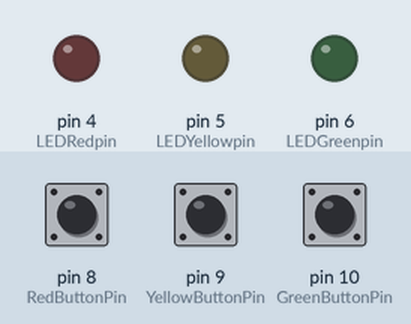
Recording of a sketch running on a simulated Arduino Uno, built with avr-gcc and run on an emulated ATmega328P. Parts: output pins drawn as LEDs (lit = HIGH). Inputs (shaded band) come from the test bench; at power-on: pin 8 (RedButtonPin) HIGH, pin 9 (YellowButtonPin) HIGH, pin 10 (GreenButtonPin) HIGH.

Above: at 1.2 s.
1.3 s: pin 8 (RedButtonPin) pulled LOW for 0.15 s
At 1.37 s:
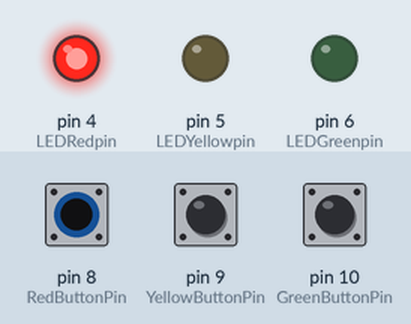
2.9 s: pin 9 (YellowButtonPin) pulled LOW for 0.15 s
At 2.97 s:
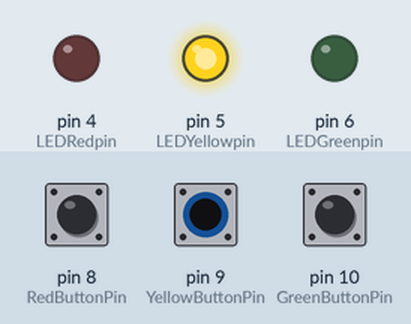
4.5 s: pin 10 (GreenButtonPin) pulled LOW for 0.15 s
At 4.57 s:
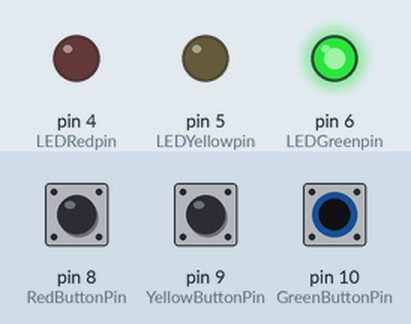
6.1 s: pin 10 (GreenButtonPin) pulled LOW for 3.2 s
At 10.1 s:
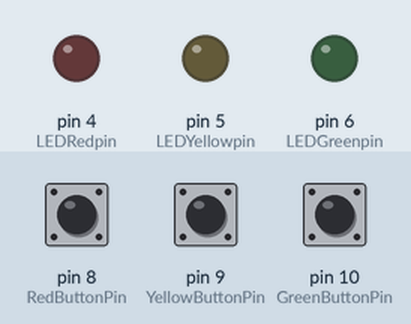
10.8 s: pin 8 (RedButtonPin) pulled LOW for 3.2 s
At 11.2 s:
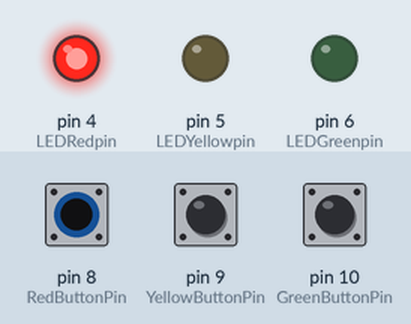
15.5 s: pin 8 (RedButtonPin) driven LOW and pin 9 (YellowButtonPin) driven LOW
At 16.0 s:
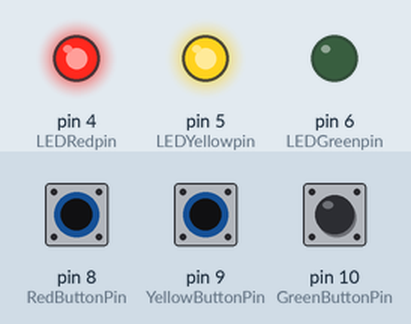
Timing chart, 0 to 18.0 s (numbered marks = the images above; inputs shaded):
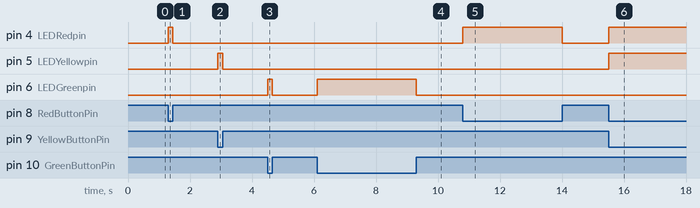

The sketch:

03-Botton.ino
```cpp
const int LEDRedpin = 4;
const int LEDYellowpin = 5;
const int LEDGreenpin = 6;
const int RedButtonPin = 8;
const int YellowButtonPin= 9;
const int GreenButtonPin = 10;
int stateRed;
int stateYellow;
int stateGreen;

void setup() {
  // put your setup code here, to run once:
  pinMode (LEDRedpin, OUTPUT);
  pinMode (LEDYellowpin, OUTPUT);
  pinMode (LEDGreenpin, OUTPUT);
  pinMode (RedButtonPin, INPUT_PULLUP);
  pinMode (YellowButtonPin, INPUT_PULLUP);
  pinMode (GreenButtonPin, INPUT_PULLUP);

}

void loop() {
  // put your main code here, to run repeatedly:
  stateRed = digitalRead(RedButtonPin);
  if (stateRed == HIGH){
    digitalWrite(LEDRedpin, LOW);
  }
  else {
    digitalWrite(LEDRedpin, HIGH);
  }
  stateYellow = digitalRead(YellowButtonPin);

  if (stateYellow == HIGH){
    digitalWrite(LEDYellowpin, LOW);
  }
  else {
    digitalWrite(LEDYellowpin, HIGH);
  }
  stateGreen = digitalRead(GreenButtonPin);

  if (stateGreen == HIGH){
    digitalWrite(LEDGreenpin, LOW);
  }
  else {
    digitalWrite(LEDGreenpin, HIGH);
  }

}
```

Measured:
- after the input at 1.3 s, pin 4 (LEDRedpin): LOW → HIGH at once, → LOW 0.15 s later
- after the input at 2.9 s, pin 5 (LEDYellowpin): LOW → HIGH at once, → LOW 0.15 s later
- after the input at 4.5 s, pin 6 (LEDGreenpin): LOW → HIGH at once, → LOW 0.15 s later
- after the input at 6.1 s, pin 6 (LEDGreenpin): LOW → HIGH at once, → LOW 3.2 s later
- after the input at 10.8 s, pin 4 (LEDRedpin): LOW → HIGH at once, → LOW 3.2 s later
- after the input at 15.5 s, pin 4 (LEDRedpin), pin 5 (LEDYellowpin): LOW → HIGH at once
